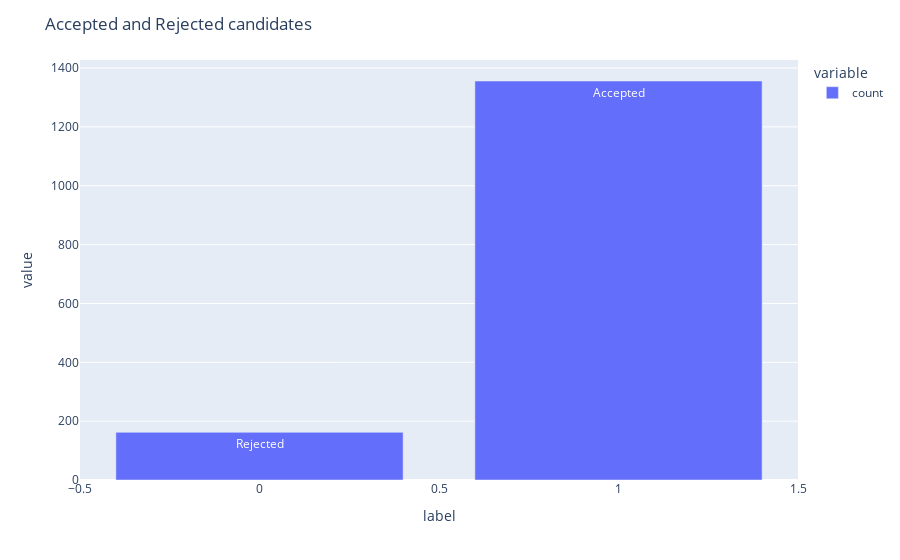

Notebook code for this chart:
### Code cell
fig=px.bar(df['label'].value_counts())
fig.update_layout(title="Accepted and Rejected candidates")
fig.update_traces(text=['Accepted','Rejected'])

### Figure 1 — Plotly figure (JSON) as saved in the notebook; plotly's stock layout.template omitted (floating-point values rounded to 4 significant figures)
{"data": [{"alignmentgroup": "True", "hovertemplate": "variable=count<br>label=%{x}<br>value=%{y}<extra></extra>", "legendgroup": "count", "marker": {"color": "#636efa", "pattern": {"shape": ""}}, "name": "count", "offsetgroup": "count", "orientation": "v", "showlegend": true, "text": ["Accepted", "Rejected"], "textposition": "auto", "type": "bar", "x": [1, 0], "xaxis": "x", "y": [1356, 162], "yaxis": "y"}], "layout": {"barmode": "relative", "legend": {"title": {"text": "variable"}, "tracegroupgap": 0}, "margin": {"t": 60}, "title": {"text": "Accepted and Rejected candidates"}, "xaxis": {"anchor": "y", "domain": [0, 1], "title": {"text": "label"}}, "yaxis": {"anchor": "x", "domain": [0, 1], "title": {"text": "value"}}}}
